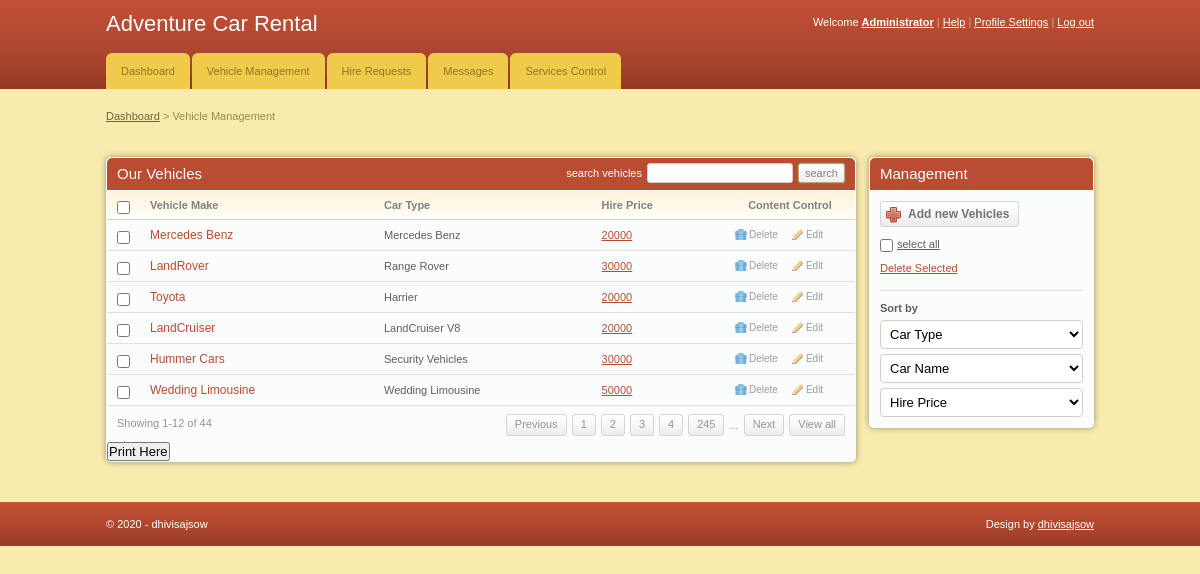
/admin/add_vehicles.php (signed in), run on the app's committed database.
### tables this page shows
CREATE TABLE IF NOT EXISTS `cars` (
  `car_id` int(11) NOT NULL AUTO_INCREMENT,
  `car_name` varchar(255) NOT NULL,
  `car_type` varchar(255) NOT NULL,
  `image` text NOT NULL,
  `hire_cost` int(11) NOT NULL,
  `capacity` int(11) NOT NULL,
  `status` varchar(255) NOT NULL,
  PRIMARY KEY (`car_id`)
);

### admin/add_vehicles.php (the view, shortened to what this page needs)
<!DOCTYPE html PUBLIC "-//W3C//DTD XHTML 1.0 Transitional//EN" "http://www.w3.org/TR/xhtml1/DTD/xhtml1-transitional.dtd">
<html xmlns="http://www.w3.org/1999/xhtml">
<head>
	<link rel="stylesheet" href="css/style.css" type="text/css" media="all" />
</head>
<body>
<div id="header">
	<div class="shell">
		<?php
			include 'menu.php';
		?>
		</div>
	</div>
<div id="container">
	<div class="shell">
		<div class="small-nav">
			<a href="index.php">Dashboard</a>
			<span>&gt;</span>
			Vehicle Management
		</div>
		<br />
		<div id="main">
			<div id="content">
				<div class="box">
					<div class="box-head">
						<h2 class="left">Our Vehicles</h2>
						<div class="right">
							<label>search vehicles</label>
							<input type="text" class="field small-field" />
							<input type="submit" class="button" value="search" />
						</div>
					</div>
					<div class="table">
						<table width="100%" border="0" cellspacing="0" cellpadding="0">
							<tr>
								<th width="13"><input type="checkbox" class="checkbox" /></th>
								<th>Vehicle Make</th>
								<th>Car Type</th>
								<th>Hire Price</th>
								<th width="110" class="ac">Content Control</th>
							</tr>
							<?php
								include '../includes/config.php';
								$select = "SELECT * FROM cars WHERE status = 'Available'";
								$result = $conn->query($select);
								while($row = $result->fetch_assoc()){
							?>
							<tr>
								<td><input type="checkbox" class="checkbox" /></td>
								<td><h3><a href="#"><?php echo $row['car_type'] ?></a></h3></td>
								<td><?php echo $row['car_name'] ?></td>
								<td><a href="#"><?php echo $row['hire_cost'] ?></a></td>
								<td><a href="javascript:sureToApprove(<?php echo $row['car_id'];?>)" class="ico del">Delete</a><a href="#" class="ico edit">Edit</a></td>
							</tr>
							<?php
								}
							?>
						</table>
						<div class="pagging">
							<div class="left">Showing 1-12 of 44</div>
							<div class="right">
								<a href="#">Previous</a>
								<a href="#">1</a>
								<a href="#">2</a>
								<a href="#">3</a>
								<a href="#">4</a>
								<a href="#">245</a>
								<span>...</span>
								<a href="#">Next</a>
								<a href="#">View all</a>
							</div>
						</div>
					</div>
					<h2><input type="submit" onclick="window.print()" value="Print Here" /></h2>
				</div>
			</div>
			<div id="sidebar">
				<div class="box">
					<div class="box-head">
						<h2>Management</h2>
					</div>
					<div class="box-content">
						<a href="add_cars.php" class="add-button"><span>Add new Vehicles</span></a>
						<p class="select-all"><input type="checkbox" class="checkbox" /><label>select all</label></p>
						<p><a href="#">Delete Selected</a></p>
						<div class="sort">
							<label>Sort by</label>
							<select class="field">
								<option value="">Car Type</option>
							</select>
							<select class="field">
								<option value="">Car Name</option>
							</select>
							<select class="field">
								<option value="">Hire Price</option>
							</select>
						</div>
					</div>
				</div>
			</div>
		</div>
	</div>
</div>
<div id="footer">
	<div class="shell">
		<span class="left">&copy; <?php echo date("Y");?> - dhivisajsow</span>
		<span class="right">
			Design by <a href="http://dhivisajsow.in">dhivisajsow</a>
		</span>
	</div>
</div>
</body>
</html>

### admin/css/style.css (style rules this page uses)
* { padding:0; margin:0; outline:0; }
body { background:#f9ebae; font-family: Verdana, sans-serif; font-size:11px; line-height:14px; color:#5e5e5e; }
input, textarea, select { font-family: Verdana, sans-serif; font-size:13px; }
.field { border:solid 1px #d3cfc7; background:#fff; padding:5px; }
.small-field { border:solid 1px #d3cfc7; background:#fff; padding:3px 1px; font-size:11px; }
.checkbox { width:13px; height:13px; vertical-align:top; position:relative; top:2px; }
.button { background:#eee url(images/button.gif) repeat-x 0 0; border:solid 1px #b1a874; color:#7f7f7f; font-size:11px; padding:2px 6px 2px 6px; cursor:pointer; line-height:14px !important; }
a { color:#ba4c32; text-decoration: underline; cursor:pointer; }
.left, .alignleft { float:left; display:inline; }
.right, .alignright { float:right; display:inline; }
.ac { text-align: center !important; }
h2 { font-size:15px; font-weight: normal; }
h3 { font-size:12px; line-height:14px; font-weight: normal; }
h3 a { text-decoration: none; }
.shell { width:988px; margin:0 auto; }
#header { height:89px; background:url(images/header.gif); white-space:nowrap; }
#container { padding:20px 0; }
.small-nav { color:#978b48; padding-bottom:20px; }
.small-nav a { color:#6f6636; }
#content { float:left; width:750px; }
#sidebar { float:right; width:225px; }
.table th { background:#fffdfa url(images/th.gif) repeat-x 0 0; color:#818181; text-align: left; padding:7px 10px; border-bottom:solid 1px #d2d1cb; }
.table td { background:#fbfcfc; border-bottom:solid 1px #e0e0e0; padding:8px 10px; }
.box { background:#fbfcfc; height:100%; padding:1px; margin-bottom:20px; }
.box-head { background:#ba4c32; height:32px; color:#fff; padding: 0 10px; line-height:32px; white-space:nowrap; border-bottom:solid 1px #fff; }
.box-head .right { padding-top:5px; line-height:13px; }
.box-head .right label, .box-head .right input { float:left; }
.box-head .right label { padding:4px 0 0 0; }
.box-head .right input { margin-left:5px; }
.pagging { height:20px; padding:8px 10px; line-height:19px; color:#949494; }
.pagging a { background:url(images/pagging.gif) repeat-x 0 0; height:20px; float:left; padding:0 8px; border:solid 1px #d5d5d5; text-decoration: none; color:#949494; margin-left:5px; }
.pagging span { float:left; margin-left:5px; padding-top:2px; }
a.ico { color:#9d9c9a; font-size:10px; text-decoration: none; padding:0 0 0 14px; background-repeat:no-repeat; background-position:0 0; }
a.del { background-image:url(images/del.gif) }
a.edit { background-image:url(images/edit.gif); margin-left:14px; }
.box-content { padding:10px; }
.sort { border-top:solid 1px #e0e0e0; padding-top:10px; margin-top:15px; }
.sort label { display:block; font-weight: bold; }
.sort .field { display:block; margin-top:5px; }
.sort select.field { width:203px; }
.box-content p { padding-top:10px; }
.select-all label { text-decoration: underline; padding-left:4px; }
.add-button, .add-button span { float:left; height:26px; background:url(images/add-button.gif) no-repeat 0 0; padding:0 0 0 28px; }
.add-button span { background-position:right 0; padding:0 10px 0 0; }
.add-button { font-weight: bold; font-size:12px; color:#747474; text-decoration: none; line-height:26px; }
#footer { height:44px; background:url(images/footer.gif); line-height:44px; color:#fff; }
#footer a { color:#fff; }
.box { -moz-border-radius:5px; -webkit-border-radius:5px; -moz-box-shadow: 0 0 6px #978f6c; -webkit-box-shadow: 0 0 6px #978f6c; }
.box-head { -moz-border-radius-topleft:5px; -moz-border-radius-topright:5px; -webkit-border-top-left-radius:5px; -webkit-border-top-right-radius:5px; }
.field, .button { -moz-border-radius:4px; -webkit-border-radius:4px; }
.small-field, .button, .pagging a { -moz-border-radius:3px; -webkit-border-radius:3px; }
.button { -moz-box-shadow: 0 0 2px #978f6c; -webkit-box-shadow: 0 0 2px #978f6c; }

### data on the page
cars: car_type "Mercedes Benz", car_name "Mercedes Benz", hire_cost "20000"
cars: car_type "LandRover", car_name "Range Rover", hire_cost "30000"
cars: car_type "Toyota", car_name "Harrier", hire_cost "20000"
cars: car_type "LandCruiser", car_name "LandCruiser V8", hire_cost "20000"
cars: car_type "Hummer Cars", car_name "Security Vehicles", hire_cost "30000"
cars: car_type "Wedding Limousine", car_name "Wedding Limousine", hire_cost "50000"
